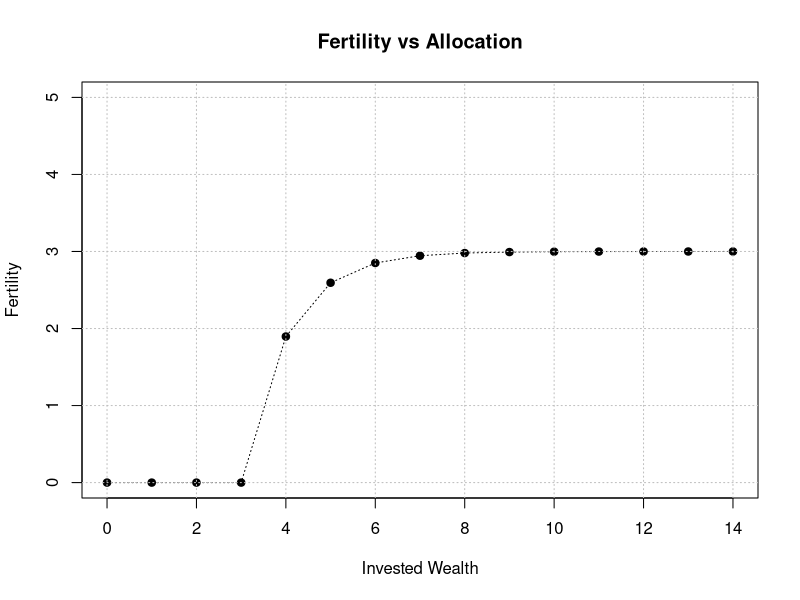

Reproduce this figure in R.
# this script plots fertility as a function of fertility allocation, based on a law of diminishing returns (see Rogers 1990 p.483 and Figure 1)

rm(list = ls())

num_class <- 15
max_offspring <- 3
starvation_threshold <- 3
fertility_allocation <- 0:(num_class - 1)

fertility <- max_offspring * (1 - exp(-(fertility_allocation - starvation_threshold)))

fertility <- pmax(fertility, 0) # clip at 0

plot(fertility_allocation, fertility, type = "l", lty = 3, ylim = c(0, max_offspring + 2), main = "Fertility vs Allocation", xlab = "Invested Wealth", ylab = "Fertility")
points(fertility_allocation, fertility, pch = 19)
grid(col = "gray", lty = "dotted")